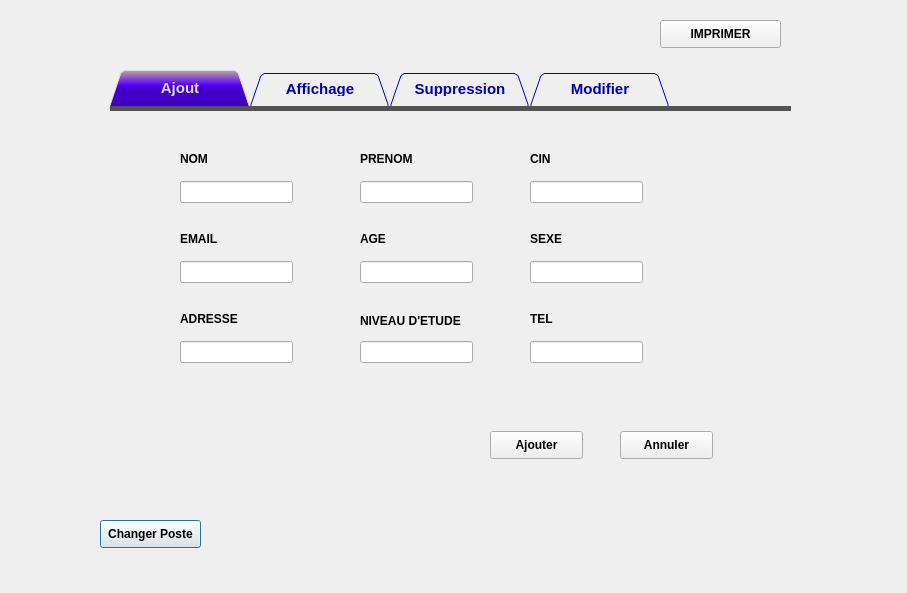
<?xml version="1.0" encoding="UTF-8"?>
<ui version="4.0">
 <class>WindowAbonnes</class>
 <widget class="QDialog" name="WindowAbonnes">
  <property name="geometry">
   <rect>
    <x>0</x>
    <y>0</y>
    <width>907</width>
    <height>593</height>
   </rect>
  </property>
  <property name="windowTitle">
   <string>Gestion Abonnes</string>
  </property>
  <property name="styleSheet">
   <string notr="true">#QWidget {

background:#404040;

}

QTabWidget::pane { /* The tab widget frame */

border-top: 5px solid #535353;

}

QTabWidget::tab-bar {

left: 0px; /* move to the right by 5px */

}

/* Style the tab using the tab sub-control. Note that it reads QTabBar _not_ QTabWidget */

QTabBar::tab {

background: #dcdcdc;

border: 2px solid #535353;

border-bottom-color: rgb(0, 0, 0); /* same as the pane color */

border-top-left-radius: 7px;

border-top-right-radius: 7px;

min-width: 120px;

padding: 8px;

color: rgb(0, 0, 184);

font-size:15px;

font-family:Arial, Helvetica, sans-serif;

}

QTabBar::tab:selected, QTabBar::tab:hover {

background: qlineargradient(x1: 0, y1: 0, x2: 0, y2: 1, stop: 0 #c3a1a1, stop: 0.4 rgb(85, 0, 255), stop: 0.5 rgb(67, 0, 202), stop: 1.0 #3f00bd);
color :white;
}

QTabBar::tab:selected {

border-color: rgb(0, 0, 0);

border-bottom-color: #535353; /* same as pane color */

color: #dcdcdc;

font-size:15px;

font-family:Arial, Helvetica, sans-serif;

}

QTabBar::tab:!selected {

margin-top: 2px; /* make non-selected tabs look smaller */

}

</string>
  </property>
  <widget class="QPushButton" name="pushButton_changerPoste">
   <property name="geometry">
    <rect>
     <x>100</x>
     <y>520</y>
     <width>101</width>
     <height>28</height>
    </rect>
   </property>
   <property name="font">
    <font>
     <weight>75</weight>
     <bold>true</bold>
    </font>
   </property>
   <property name="text">
    <string>Changer Poste</string>
   </property>
  </widget>
  <widget class="QPushButton" name="pushButton_IMPRIME">
   <property name="geometry">
    <rect>
     <x>660</x>
     <y>20</y>
     <width>121</width>
     <height>28</height>
    </rect>
   </property>
   <property name="font">
    <font>
     <weight>75</weight>
     <bold>true</bold>
    </font>
   </property>
   <property name="text">
    <string>IMPRIMER</string>
   </property>
  </widget>
  <widget class="QTabWidget" name="tabWidget_2">
   <property name="geometry">
    <rect>
     <x>110</x>
     <y>70</y>
     <width>681</width>
     <height>421</height>
    </rect>
   </property>
   <property name="font">
    <font>
     <weight>75</weight>
     <bold>true</bold>
    </font>
   </property>
   <property name="tabShape">
    <enum>QTabWidget::Triangular</enum>
   </property>
   <property name="currentIndex">
    <number>0</number>
   </property>
   <widget class="QWidget" name="Ajout">
    <attribute name="title">
     <string>Ajout</string>
    </attribute>
    <widget class="QPushButton" name="pushButton_AnullerAjout">
     <property name="geometry">
      <rect>
       <x>510</x>
       <y>320</y>
       <width>93</width>
       <height>28</height>
      </rect>
     </property>
     <property name="font">
      <font>
       <weight>75</weight>
       <bold>true</bold>
      </font>
     </property>
     <property name="text">
      <string>Annuler</string>
     </property>
    </widget>
    <widget class="QPushButton" name="pushButton_Ajouter">
     <property name="geometry">
      <rect>
       <x>380</x>
       <y>320</y>
       <width>93</width>
       <height>28</height>
      </rect>
     </property>
     <property name="font">
      <font>
       <weight>75</weight>
       <bold>true</bold>
      </font>
     </property>
     <property name="text">
      <string>Ajouter</string>
     </property>
    </widget>
    <widget class="QLineEdit" name="lineEdit_NOM">
     <property name="geometry">
      <rect>
       <x>70</x>
       <y>70</y>
       <width>113</width>
       <height>22</height>
      </rect>
     </property>
     <property name="font">
      <font>
       <weight>75</weight>
       <bold>true</bold>
      </font>
     </property>
    </widget>
    <widget class="QLineEdit" name="lineEdit_PRENOM">
     <property name="geometry">
      <rect>
       <x>250</x>
       <y>70</y>
       <width>113</width>
       <height>22</height>
      </rect>
     </property>
     <property name="font">
      <font>
       <weight>75</weight>
       <bold>true</bold>
      </font>
     </property>
    </widget>
    <widget class="QLineEdit" name="lineEdit_CIN">
     <property name="geometry">
      <rect>
       <x>420</x>
       <y>70</y>
       <width>113</width>
       <height>22</height>
      </rect>
     </property>
     <property name="font">
      <font>
       <weight>75</weight>
       <bold>true</bold>
      </font>
     </property>
     <property name="maxLength">
      <number>8</number>
     </property>
    </widget>
    <widget class="QLineEdit" name="lineEdit_EMAIL">
     <property name="geometry">
      <rect>
       <x>70</x>
       <y>150</y>
       <width>113</width>
       <height>22</height>
      </rect>
     </property>
     <property name="font">
      <font>
       <weight>75</weight>
       <bold>true</bold>
      </font>
     </property>
    </widget>
    <widget class="QLineEdit" name="lineEdit_AGE">
     <property name="geometry">
      <rect>
       <x>250</x>
       <y>150</y>
       <width>113</width>
       <height>22</height>
      </rect>
     </property>
     <property name="font">
      <font>
       <weight>75</weight>
       <bold>true</bold>
      </font>
     </property>
    </widget>
    <widget class="QLineEdit" name="lineEdit_SEXE">
     <property name="geometry">
      <rect>
       <x>420</x>
       <y>150</y>
       <width>113</width>
       <height>22</height>
      </rect>
     </property>
     <property name="font">
      <font>
       <weight>75</weight>
       <bold>true</bold>
      </font>
     </property>
    </widget>
    <widget class="QLineEdit" name="lineEdit_ADRESSE">
     <property name="geometry">
      <rect>
       <x>70</x>
       <y>230</y>
       <width>113</width>
       <height>22</height>
      </rect>
     </property>
     <property name="font">
      <font>
       <weight>75</weight>
       <bold>true</bold>
      </font>
     </property>
    </widget>
    <widget class="QLineEdit" name="lineEdit_NIVEAUETUDE">
     <property name="geometry">
      <rect>
       <x>250</x>
       <y>230</y>
       <width>113</width>
       <height>22</height>
      </rect>
     </property>
     <property name="font">
      <font>
       <weight>75</weight>
       <bold>true</bold>
      </font>
     </property>
    </widget>
    <widget class="QLineEdit" name="lineEdit_TEL">
     <property name="geometry">
      <rect>
       <x>420</x>
       <y>230</y>
       <width>113</width>
       <height>22</height>
      </rect>
     </property>
     <property name="font">
      <font>
       <weight>75</weight>
       <bold>true</bold>
      </font>
     </property>
    </widget>
    <widget class="QLabel" name="label_8">
     <property name="geometry">
      <rect>
       <x>70</x>
       <y>40</y>
       <width>55</width>
       <height>16</height>
      </rect>
     </property>
     <property name="font">
      <font>
       <weight>75</weight>
       <bold>true</bold>
      </font>
     </property>
     <property name="text">
      <string>NOM</string>
     </property>
    </widget>
    <widget class="QLabel" name="label_9">
     <property name="geometry">
      <rect>
       <x>250</x>
       <y>40</y>
       <width>55</width>
       <height>16</height>
      </rect>
     </property>
     <property name="font">
      <font>
       <weight>75</weight>
       <bold>true</bold>
      </font>
     </property>
     <property name="text">
      <string>PRENOM</string>
     </property>
    </widget>
    <widget class="QLabel" name="label_10">
     <property name="geometry">
      <rect>
       <x>420</x>
       <y>40</y>
       <width>55</width>
       <height>16</height>
      </rect>
     </property>
     <property name="font">
      <font>
       <weight>75</weight>
       <bold>true</bold>
      </font>
     </property>
     <property name="text">
      <string>CIN</string>
     </property>
    </widget>
    <widget class="QLabel" name="label_11">
     <property name="geometry">
      <rect>
       <x>70</x>
       <y>120</y>
       <width>55</width>
       <height>16</height>
      </rect>
     </property>
     <property name="font">
      <font>
       <weight>75</weight>
       <bold>true</bold>
      </font>
     </property>
     <property name="text">
      <string>EMAIL</string>
     </property>
    </widget>
    <widget class="QLabel" name="label_12">
     <property name="geometry">
      <rect>
       <x>250</x>
       <y>120</y>
       <width>55</width>
       <height>16</height>
      </rect>
     </property>
     <property name="font">
      <font>
       <weight>75</weight>
       <bold>true</bold>
      </font>
     </property>
     <property name="text">
      <string>AGE</string>
     </property>
    </widget>
    <widget class="QLabel" name="label_13">
     <property name="geometry">
      <rect>
       <x>420</x>
       <y>120</y>
       <width>55</width>
       <height>16</height>
      </rect>
     </property>
     <property name="font">
      <font>
       <weight>75</weight>
       <bold>true</bold>
      </font>
     </property>
     <property name="text">
      <string>SEXE</string>
     </property>
    </widget>
    <widget class="QLabel" name="label_14">
     <property name="geometry">
      <rect>
       <x>70</x>
       <y>200</y>
       <width>71</width>
       <height>16</height>
      </rect>
     </property>
     <property name="font">
      <font>
       <weight>75</weight>
       <bold>true</bold>
      </font>
     </property>
     <property name="text">
      <string>ADRESSE</string>
     </property>
    </widget>
    <widget class="QLabel" name="label_15">
     <property name="geometry">
      <rect>
       <x>250</x>
       <y>200</y>
       <width>111</width>
       <height>20</height>
      </rect>
     </property>
     <property name="font">
      <font>
       <weight>75</weight>
       <bold>true</bold>
      </font>
     </property>
     <property name="text">
      <string>NIVEAU D'ETUDE</string>
     </property>
    </widget>
    <widget class="QLabel" name="label_16">
     <property name="geometry">
      <rect>
       <x>420</x>
       <y>200</y>
       <width>55</width>
       <height>16</height>
      </rect>
     </property>
     <property name="font">
      <font>
       <weight>75</weight>
       <bold>true</bold>
      </font>
     </property>
     <property name="text">
      <string>TEL</string>
     </property>
    </widget>
   </widget>
   <widget class="QWidget" name="Affichage">
    <attribute name="title">
     <string>Affichage</string>
    </attribute>
    <widget class="QTableView" name="tab_Abonnes">
     <property name="geometry">
      <rect>
       <x>20</x>
       <y>40</y>
       <width>621</width>
       <height>251</height>
      </rect>
     </property>
    </widget>
   </widget>
   <widget class="QWidget" name="Suppression">
    <attribute name="title">
     <string>Suppression</string>
    </attribute>
    <widget class="QLineEdit" name="lineEdit_CIN_Suprrimer">
     <property name="geometry">
      <rect>
       <x>30</x>
       <y>90</y>
       <width>321</width>
       <height>41</height>
      </rect>
     </property>
     <property name="font">
      <font>
       <weight>75</weight>
       <bold>true</bold>
      </font>
     </property>
    </widget>
    <widget class="QLabel" name="label_17">
     <property name="geometry">
      <rect>
       <x>30</x>
       <y>40</y>
       <width>171</width>
       <height>41</height>
      </rect>
     </property>
     <property name="font">
      <font>
       <weight>75</weight>
       <bold>true</bold>
      </font>
     </property>
     <property name="frameShape">
      <enum>QFrame::NoFrame</enum>
     </property>
     <property name="text">
      <string>CIN </string>
     </property>
     <property name="textFormat">
      <enum>Qt::RichText</enum>
     </property>
    </widget>
    <widget class="QPushButton" name="pushButton_Supprimer">
     <property name="geometry">
      <rect>
       <x>410</x>
       <y>250</y>
       <width>93</width>
       <height>28</height>
      </rect>
     </property>
     <property name="font">
      <font>
       <weight>75</weight>
       <bold>true</bold>
      </font>
     </property>
     <property name="text">
      <string>Supprimer</string>
     </property>
    </widget>
    <widget class="QPushButton" name="pushButton_AnnulerSupp">
     <property name="geometry">
      <rect>
       <x>540</x>
       <y>250</y>
       <width>93</width>
       <height>28</height>
      </rect>
     </property>
     <property name="font">
      <font>
       <weight>75</weight>
       <bold>true</bold>
      </font>
     </property>
     <property name="text">
      <string>Annuler</string>
     </property>
    </widget>
   </widget>
   <widget class="QWidget" name="tab">
    <attribute name="title">
     <string>Modifier</string>
    </attribute>
    <widget class="QLineEdit" name="lineEdit_CIN_update">
     <property name="geometry">
      <rect>
       <x>10</x>
       <y>30</y>
       <width>321</width>
       <height>41</height>
      </rect>
     </property>
     <property name="font">
      <font>
       <weight>75</weight>
       <bold>true</bold>
      </font>
     </property>
    </widget>
    <widget class="QLabel" name="label_18">
     <property name="geometry">
      <rect>
       <x>10</x>
       <y>0</y>
       <width>171</width>
       <height>41</height>
      </rect>
     </property>
     <property name="font">
      <font>
       <weight>75</weight>
       <bold>true</bold>
      </font>
     </property>
     <property name="frameShape">
      <enum>QFrame::NoFrame</enum>
     </property>
     <property name="text">
      <string>CIN </string>
     </property>
     <property name="textFormat">
      <enum>Qt::RichText</enum>
     </property>
    </widget>
    <widget class="QPushButton" name="pushButton_Modifier">
     <property name="geometry">
      <rect>
       <x>460</x>
       <y>340</y>
       <width>91</width>
       <height>28</height>
      </rect>
     </property>
     <property name="font">
      <font>
       <weight>75</weight>
       <bold>true</bold>
      </font>
     </property>
     <property name="text">
      <string>Mettre a jour</string>
     </property>
    </widget>
    <widget class="QLineEdit" name="lineEdit_NOM_update">
     <property name="geometry">
      <rect>
       <x>130</x>
       <y>130</y>
       <width>113</width>
       <height>22</height>
      </rect>
     </property>
     <property name="font">
      <font>
       <weight>75</weight>
       <bold>true</bold>
      </font>
     </property>
    </widget>
    <widget class="QLineEdit" name="lineEdit_PRENOM_update">
     <property name="geometry">
      <rect>
       <x>400</x>
       <y>130</y>
       <width>113</width>
       <height>22</height>
      </rect>
     </property>
     <property name="font">
      <font>
       <weight>75</weight>
       <bold>true</bold>
      </font>
     </property>
    </widget>
    <widget class="QLineEdit" name="lineEdit_TEL_update">
     <property name="geometry">
      <rect>
       <x>400</x>
       <y>290</y>
       <width>113</width>
       <height>22</height>
      </rect>
     </property>
     <property name="font">
      <font>
       <weight>75</weight>
       <bold>true</bold>
      </font>
     </property>
    </widget>
    <widget class="QLineEdit" name="lineEdit_NIVEAUETUDE_update">
     <property name="geometry">
      <rect>
       <x>130</x>
       <y>290</y>
       <width>113</width>
       <height>22</height>
      </rect>
     </property>
     <property name="font">
      <font>
       <weight>75</weight>
       <bold>true</bold>
      </font>
     </property>
    </widget>
    <widget class="QLineEdit" name="lineEdit_ADRESSE_update">
     <property name="geometry">
      <rect>
       <x>400</x>
       <y>230</y>
       <width>113</width>
       <height>22</height>
      </rect>
     </property>
     <property name="font">
      <font>
       <weight>75</weight>
       <bold>true</bold>
      </font>
     </property>
    </widget>
    <widget class="QLineEdit" name="lineEdit_SEXE_update">
     <property name="geometry">
      <rect>
       <x>130</x>
       <y>230</y>
       <width>113</width>
       <height>22</height>
      </rect>
     </property>
     <property name="font">
      <font>
       <weight>75</weight>
       <bold>true</bold>
      </font>
     </property>
    </widget>
    <widget class="QLineEdit" name="lineEdit_AGE_updtae">
     <property name="geometry">
      <rect>
       <x>400</x>
       <y>180</y>
       <width>113</width>
       <height>22</height>
      </rect>
     </property>
     <property name="font">
      <font>
       <weight>75</weight>
       <bold>true</bold>
      </font>
     </property>
    </widget>
    <widget class="QLineEdit" name="lineEdit_EMAIL_update">
     <property name="geometry">
      <rect>
       <x>130</x>
       <y>180</y>
       <width>113</width>
       <height>22</height>
      </rect>
     </property>
     <property name="font">
      <font>
       <weight>75</weight>
       <bold>true</bold>
      </font>
     </property>
    </widget>
    <widget class="QLabel" name="label_19">
     <property name="geometry">
      <rect>
       <x>130</x>
       <y>110</y>
       <width>55</width>
       <height>16</height>
      </rect>
     </property>
     <property name="font">
      <font>
       <weight>75</weight>
       <bold>true</bold>
      </font>
     </property>
     <property name="text">
      <string>NOM</string>
     </property>
    </widget>
    <widget class="QLabel" name="label_20">
     <property name="geometry">
      <rect>
       <x>400</x>
       <y>110</y>
       <width>55</width>
       <height>16</height>
      </rect>
     </property>
     <property name="font">
      <font>
       <weight>75</weight>
       <bold>true</bold>
      </font>
     </property>
     <property name="text">
      <string>PRENOM</string>
     </property>
    </widget>
    <widget class="QLabel" name="label_21">
     <property name="geometry">
      <rect>
       <x>130</x>
       <y>160</y>
       <width>55</width>
       <height>16</height>
      </rect>
     </property>
     <property name="font">
      <font>
       <weight>75</weight>
       <bold>true</bold>
      </font>
     </property>
     <property name="text">
      <string>EMAIL</string>
     </property>
    </widget>
    <widget class="QLabel" name="label_22">
     <property name="geometry">
      <rect>
       <x>400</x>
       <y>160</y>
       <width>55</width>
       <height>16</height>
      </rect>
     </property>
     <property name="font">
      <font>
       <weight>75</weight>
       <bold>true</bold>
      </font>
     </property>
     <property name="text">
      <string>AGE</string>
     </property>
    </widget>
    <widget class="QLabel" name="label_38">
     <property name="geometry">
      <rect>
       <x>130</x>
       <y>210</y>
       <width>55</width>
       <height>16</height>
      </rect>
     </property>
     <property name="font">
      <font>
       <weight>75</weight>
       <bold>true</bold>
      </font>
     </property>
     <property name="text">
      <string>SEXE</string>
     </property>
    </widget>
    <widget class="QLabel" name="label_39">
     <property name="geometry">
      <rect>
       <x>400</x>
       <y>210</y>
       <width>71</width>
       <height>16</height>
      </rect>
     </property>
     <property name="font">
      <font>
       <weight>75</weight>
       <bold>true</bold>
      </font>
     </property>
     <property name="text">
      <string>ADRESSE</string>
     </property>
    </widget>
    <widget class="QLabel" name="label_40">
     <property name="geometry">
      <rect>
       <x>130</x>
       <y>270</y>
       <width>111</width>
       <height>16</height>
      </rect>
     </property>
     <property name="font">
      <font>
       <weight>75</weight>
       <bold>true</bold>
      </font>
     </property>
     <property name="text">
      <string>NIVEAU D'ETUDE</string>
     </property>
    </widget>
    <widget class="QLabel" name="label_41">
     <property name="geometry">
      <rect>
       <x>400</x>
       <y>270</y>
       <width>55</width>
       <height>16</height>
      </rect>
     </property>
     <property name="font">
      <font>
       <weight>75</weight>
       <bold>true</bold>
      </font>
     </property>
     <property name="text">
      <string>TEL</string>
     </property>
    </widget>
    <widget class="QPushButton" name="pushButton_Entrer">
     <property name="geometry">
      <rect>
       <x>370</x>
       <y>40</y>
       <width>91</width>
       <height>28</height>
      </rect>
     </property>
     <property name="font">
      <font>
       <weight>75</weight>
       <bold>true</bold>
      </font>
     </property>
     <property name="text">
      <string>Entrer</string>
     </property>
    </widget>
    <widget class="QPushButton" name="pushButton_AnnulerModifier">
     <property name="geometry">
      <rect>
       <x>560</x>
       <y>340</y>
       <width>91</width>
       <height>28</height>
      </rect>
     </property>
     <property name="font">
      <font>
       <weight>75</weight>
       <bold>true</bold>
      </font>
     </property>
     <property name="text">
      <string>Annuler</string>
     </property>
    </widget>
   </widget>
  </widget>
 </widget>
 <resources/>
 <connections/>
</ui>
